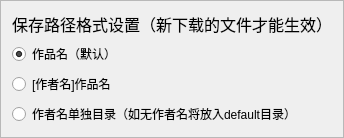
          <widget class="QFrame" name="frame_15">
           <property name="frameShape">
            <enum>QFrame::StyledPanel</enum>
           </property>
           <property name="frameShadow">
            <enum>QFrame::Raised</enum>
           </property>
           <layout class="QVBoxLayout" name="verticalLayout_19">
            <item>
             <widget class="QLabel" name="label_36">
              <property name="maximumSize">
               <size>
                <width>16777215</width>
                <height>32</height>
               </size>
              </property>
              <property name="font">
               <font>
                <pointsize>12</pointsize>
               </font>
              </property>
              <property name="text">
               <string>保存路径格式设置（新下载的文件才能生效）</string>
              </property>
             </widget>
            </item>
            <item>
             <widget class="QRadioButton" name="saveNameButton0">
              <property name="text">
               <string>作品名（默认）</string>
              </property>
              <property name="checked">
               <bool>true</bool>
              </property>
              <attribute name="buttonGroup">
               <string notr="true">saveNameGroup</string>
              </attribute>
             </widget>
            </item>
            <item>
             <widget class="QRadioButton" name="saveNameButton1">
              <property name="text">
               <string>[作者名]作品名</string>
              </property>
              <attribute name="buttonGroup">
               <string notr="true">saveNameGroup</string>
              </attribute>
             </widget>
            </item>
            <item>
             <widget class="QRadioButton" name="saveNameButton2">
              <property name="text">
               <string>作者名单独目录（如无作者名将放入default目录）</string>
              </property>
              <attribute name="buttonGroup">
               <string notr="true">saveNameGroup</string>
              </attribute>
             </widget>
            </item>
           </layout>
          </widget>
